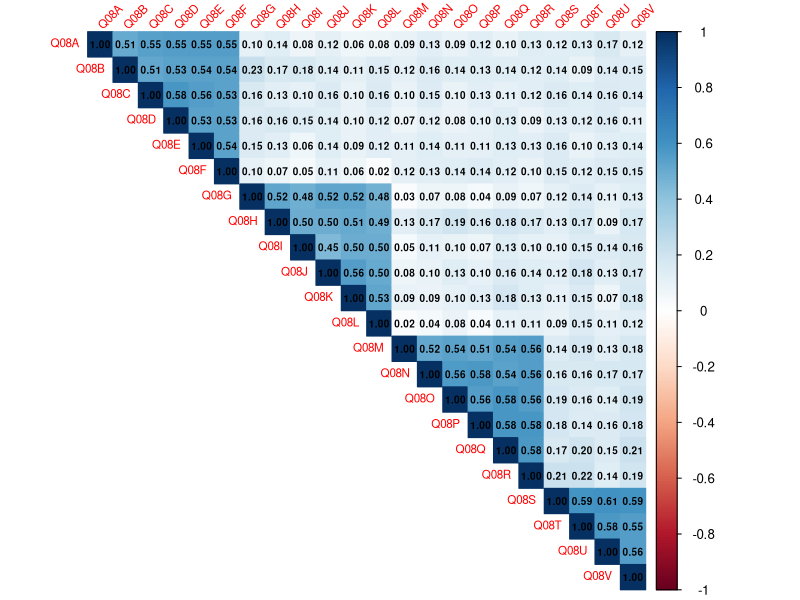
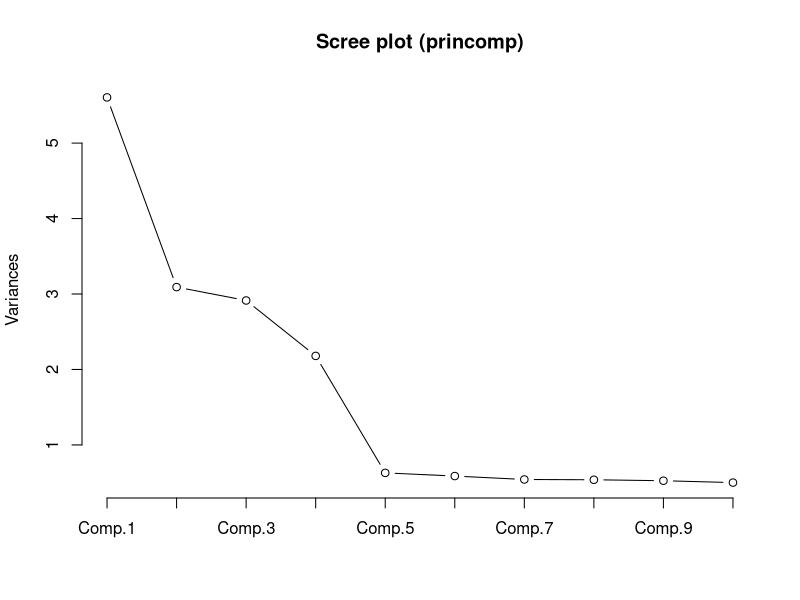
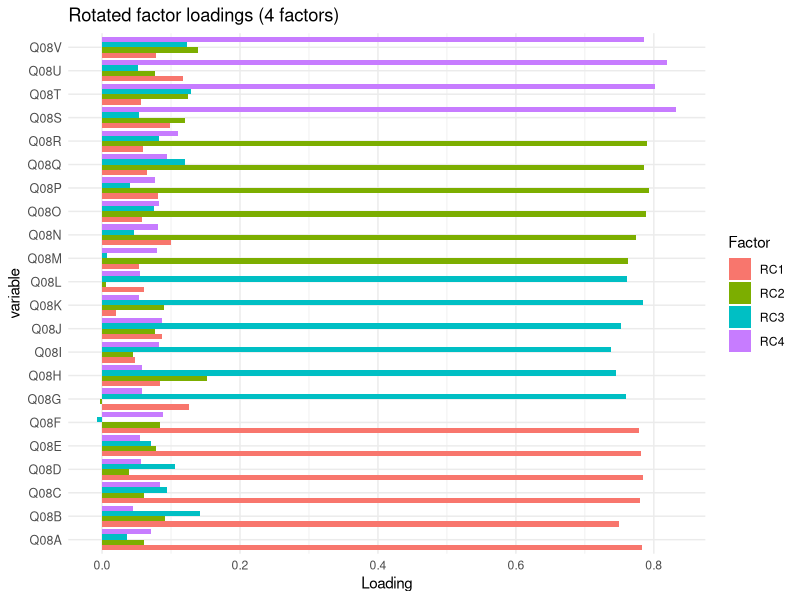

R code for these plots, in order:
## ---- chunk 1
# Install required packages if missing
pkgs <- c("psych", "corrplot", "ggplot2", "tidyr", "MASS")
for(p in pkgs) if(!requireNamespace(p, quietly = TRUE)) install.packages(p)

library(psych)     # for KMO, Bartlett, principal/fa
library(corrplot)  # for correlation plot
library(ggplot2)   # for nicer plots if required
library(tidyr)     # for pivoting loadings
# MASS is used only for simulation if needed

# Chunk options for nicer output
knitr::opts_chunk$set(echo = TRUE, message = FALSE, warning = FALSE, fig.width = 7, fig.height = 5)
## ---- chunk 2
# If you don't have FactorShops loaded, this creates a realistic dummy dataset
# The chunk will be skipped if FactorShops already exists in the environment.
if(!exists("FactorShops")) {
  set.seed(2025)
  library(MASS)
  n <- 546
  p <- 22
  # Start with small off-block correlations
  Sigma <- matrix(0.15, nrow = p, ncol = p)
  diag(Sigma) <- 1
  # Create stronger within-block covariances for plausible factor structure
  # Blocks: 1-6 (recreation), 7-12 (facilities), 13-18 (experience), 19-22 (price/quality)
  block_pairs <- list(1:6, 7:12, 13:18, 19:22)
  for(b in block_pairs) {
    Sigma[b, b] <- 0.6
    diag(Sigma)[b] <- 1
  }
  # Small regularization to ensure positive-definiteness
  Sigma <- Sigma + diag(rep(1e-6, p))
  # Simulate multivariate normal then convert to 1-5 Likert-style
  raw <- MASS::mvrnorm(n = n, mu = rep(0, p), Sigma = Sigma)
  sim_df <- as.data.frame(apply(raw, 2, function(x) {
    cuts <- quantile(x, probs = seq(0, 1, length.out = 6))
    as.integer(cut(x, breaks = cuts, include.lowest = TRUE, labels = FALSE))
  }))
  # Name variables Q08A..Q08V and add Shop column
  names(sim_df) <- paste0("Q08", toupper(letters[1:p]))
  sim_df$Shop <- sample(c("Tesco","Sainsbury","Asda","Morrisons","Aldi","Lidl"), n, replace = TRUE)
  FactorShops <- sim_df
  message("Simulated FactorShops dataset created (n = ", n, "). Remove or skip this chunk when you use your real data.")
} else {
  message("FactorShops already exists in the environment; skipping simulation.")
}
## ---- chunk 3
vars <- c("Q08A","Q08B","Q08C","Q08D","Q08E","Q08F","Q08G","Q08H",
          "Q08I","Q08J","Q08K","Q08L","Q08M","Q08N","Q08O","Q08P",
          "Q08Q","Q08R","Q08S","Q08T","Q08U","Q08V")

# Check that FactorShops exists
if(!exists("FactorShops")) stop("FactorShops dataset not found in the environment. Load it before running this notebook.")

# Subset and remove rows with missing values for these items
data_sub <- FactorShops[, vars]
data_complete <- na.omit(data_sub)      # we'll use only complete cases for PCA / FA here
n_complete <- nrow(data_complete)
cat("Complete-case rows used for PCA/FA:", n_complete, "\n")

# Correlation matrix used throughout
FactorMatrix <- cor(data_complete, use = "pairwise.complete.obs")
## ---- chunk 4
print(round(FactorMatrix, 2))   # numeric view

# Visualize correlation matrix
corrplot::corrplot(FactorMatrix, method = "color", type = "upper", 
                   tl.cex = 0.7, tl.srt = 45, addCoef.col = "black", number.cex = 0.6)
## ---- chunk 5
# Bartlett's test of sphericity
bartlett_res <- cortest.bartlett(FactorMatrix, n = n_complete)
print(bartlett_res)

# KMO measure of sampling adequacy
kmo_res <- KMO(FactorMatrix)
print(kmo_res)   # overall and individual MSA values

# Determinant of the correlation matrix
det_val <- det(FactorMatrix)
cat("Determinant of correlation matrix:", det_val, "\n")
## ---- chunk 6
# PCA using princomp (on standardized variables, cor = TRUE)
pc <- princomp(data_complete, cor = TRUE)

cat("Component variances (eigenvalues):\n")
print(pc$sd^2)

cat("\nProportion of variance explained:\n")
print(summary(pc)$importance)

cat("\nLoadings (showing absolute >= 0.30):\n")
print(loadings(pc), cutoff = 0.30)

# Scree plot
screeplot(pc, type = "lines", main = "Scree plot (princomp)")
## ---- chunk 7
# Choose number of factors to extract (change as needed)
nf <- 4

# principal() will standardize variables by default (if raw data supplied)
fa_res <- principal(data_complete, nfactors = nf, rotate = "varimax", scores = TRUE)
print(fa_res, cutoff = 0.30, digits = 3)

# Factor scores added back to the original complete-case data (optional)
scores <- fa_res$scores
head(scores)
## ---- chunk 8
# Extract rotated loadings matrix
loadings_mat <- unclass(fa_res$loadings)[, 1:nf]

# Convert to data.frame for ggplot
load_df <- as.data.frame(loadings_mat)
load_df$variable <- rownames(load_df)

# Attempt to pivot; column names differ depending on psych version; fallback to first nf columns
if(any(grepl("^RC", names(load_df)))) {
  load_long <- tidyr::pivot_longer(load_df, cols = starts_with("RC"), names_to = "Factor", values_to = "Loading")
} else {
  load_long <- tidyr::pivot_longer(load_df, cols = 1:nf, names_to = "Factor", values_to = "Loading")
}

ggplot(load_long, aes(x = variable, y = Loading, fill = Factor)) +
  geom_col(position = position_dodge(width = 0.9)) +
  coord_flip() +
  labs(title = paste("Rotated factor loadings (", nf, " factors)", sep = "")) +
  theme_minimal() +
  theme(axis.text.y = element_text(size = 9))
